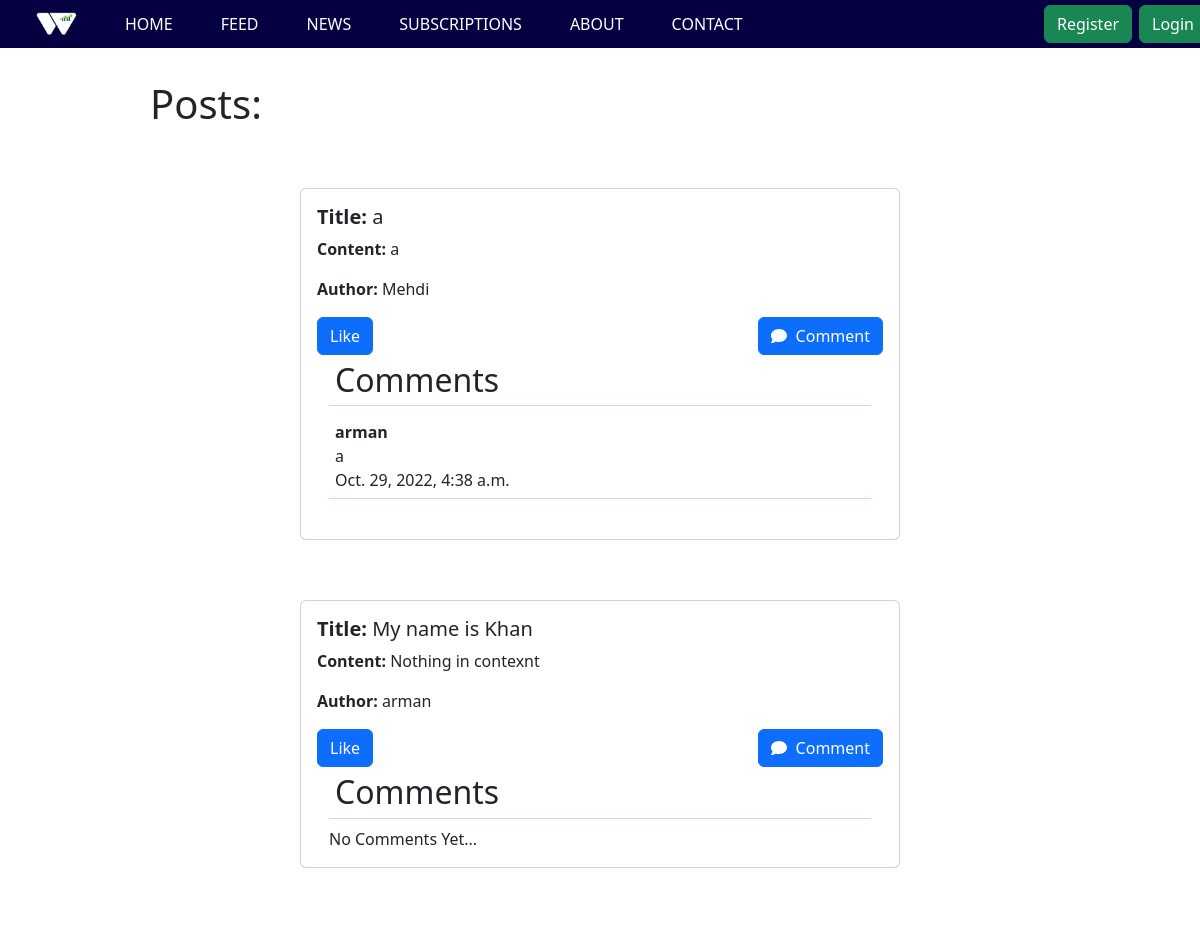
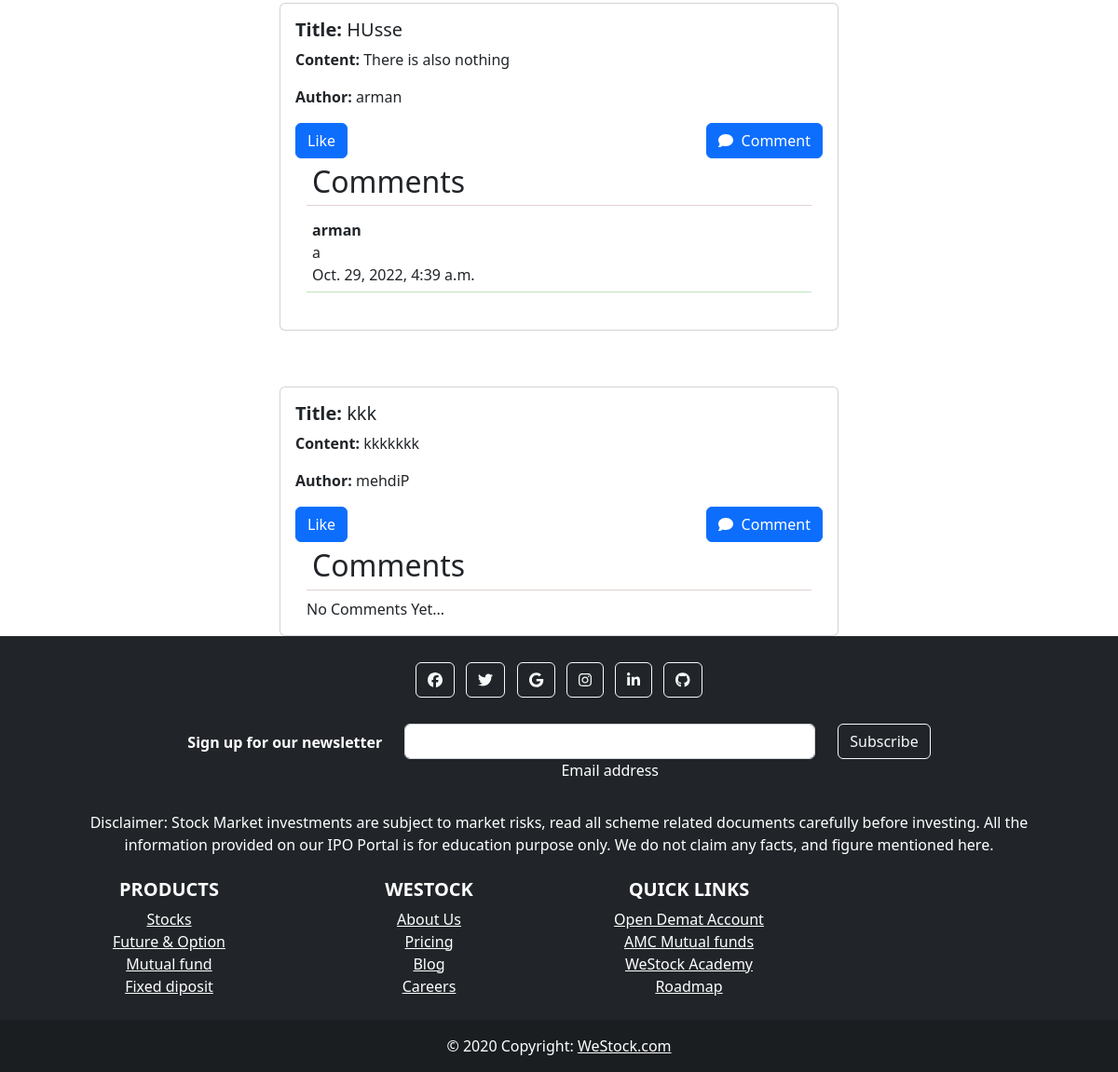
/feed/, run on the app's committed database (2 pictures, top to bottom).
### wesapp/models.py (models this page shows, shortened)
class Post(models.Model):
    title = models.CharField(max_length=255)
    header_image = models.ImageField(
        null=True, blank=True, upload_to="images/")
    author = models.CharField(max_length=13)
    content2 = models.TextField()
    likes = models.ManyToManyField(User, related_name='blog_posts',)
    REQUIRED_FIELDS = ["title", "author"]

class Comment(models.Model):
    post = models.ForeignKey(
        Post, related_name="comments", on_delete=models.CASCADE)
    name = models.CharField(max_length=255)
    body = models.TextField()
    date_added = models.DateTimeField(auto_now_add=True)

### wesapp/views.py (the view)
# urls.py: path('feed/', HomeView.as_view(), name='feed'),
class HomeView(ListView):
    model = Post
    template_name = 'feed.html'

### wesapp/templates/feed.html (shortened to what this page needs)
    {% extends 'base.html' %}
    {% block content %}
    {% if request.user.is_authenticated %}
<style>
  .edit{
    display: flex;
    flex-direction: row;
    justify-content: space-between;
  }
    .posts{
        padding: 10px;
        margin: 13px;
        box-shadow: rgba(0, 0, 0, 0.35) 0px 5px 15px;
    }
    .containerr{
        display: flex;
        flex-direction: row;
        margin-top: 94px;
        justify-content: space-between;
    }
    .card{
        margin-top: 30px;
        margin-left: 300px;
    }
    .like{
        display: flex;
        justify-content: space-between;
    }
    .commentt{
      display: flex;
      justify-content: space-between;
    }
    .com{
margin-top: 33px;
border: 1px solid rgb(224, 210, 210);
    }
</style>
<div class="containerr container">
    <h1  >Posts:</h1>
    <div>
      <a href="{% url 'add_post' %}"><button class="btn btn-primary">ADD POST</button></a>
    <a href="{% url 'mypost' %}"><button class="btn btn-success">MY POST</button></a>
    </div>
</div>
{% for post in object_list %}
<div class="card w-50 ">
    <div class="card-body">
      <div class="edit">
        <h5 class="card-title"><strong>Title:</strong>
          {{post.title}}</h5>
          {% if post.author == request.user.username %}
          <div class="edit_delete">
            <a class="btn btn-danger" href="{% url 'update_post' post.pk %}">Edit</a class="btn btn-danger">
          <a class="btn btn-danger" href="{% url 'delete_post' post.pk %}">Delete</a class="btn btn-danger">
          </div>
          {% endif %}
      </div>
      <p> <strong>Content:</strong> {{post.content2}} </p>
      <p class="card-text"><strong>Author:</strong> {{ post.author}}</p>
      <p style="margin-bottom: 5px;">{{ post.total_likes }} like{{ post.total_likes|pluralize }}</p>
      <div class="like">
      <form action="{% url 'like_post' %}" method="post">
        {% csrf_token %}
        {% if post.is_liked %}
        <button type="submit" name="post_id" value="{{ post.id }}" class="btn btn-primary">Dislike</button>
        {% else %}
        <button type="submit" name="post_id" value="{{post.id}}" class="btn btn-primary">Like</button>
        {% endif %}
      </form>
      <a href="{% url 'add_comment' post.pk %}" class="btn btn-primary"><i class="fa fa-thin fa-comment"></i>&nbsp; Comment</a>
      </div>
      <div class="container-fluid com">
        <h2 style="border-bottom: 1px solid rgb(226, 208, 208); padding: 6px;">Comments</h2>
        {% if not post.comments.all %}
        No Comments Yet...
        {% else %}
        {% for comment in post.comments.all %}
        <div style="border-bottom: 1px solid rgb(190, 231, 190); padding: 6px;">
          <strong>{{ comment.name }}</strong>
        <div class="commentt">
          <div>{{ comment.body }}</div>
        <div>{{ comment.date_added}}</div>
        </div>
        </div>
        {% endfor %}
        {% endif %}
        <br>
      </div>
    </div>
  </div>
{% endfor %}
    {% else %}
<h1 style="margin-top: 80px; margin-left:150px" >Posts:</h1>
    {% for post in object_list %}
    <div class="card w-50 ">
        <div class="card-body">
          <h5 class="card-title"><strong>Title:</strong>
            {{post.title}}</h5>
            <p> <strong>Content:</strong> {{ post.content2}} </p>
          <p class="card-text"><strong>Author:</strong> {{ post.author}}</p>
          <div class="like">
            <form action="{% url 'like_post' %}" method="post">
              <button  type="submit" name="post_id" value="{{post.id}}" class="btn btn-primary">Like</button>
            </form>
      <a href="{% url 'add_comment' post.pk %}" class="btn btn-primary"><i class="fa fa-thin fa-comment"></i>&nbsp; Comment</a>
    </div>
    <div class="container-fluid com">
      <h2 style="border-bottom: 1px solid rgb(226, 208, 208); padding: 6px;">Comments</h2>
      {% if not post.comments.all %}
      No Comments Yet...
      {% else %}
      {% for comment in post.comments.all %}
      <div style="border-bottom: 1px solid rgb(190, 231, 190); padding: 6px;">
        <strong>{{ comment.name }}</strong>
      <div class="commentt">
        <div>{{ comment.body }}</div>
      <div>{{ comment.date_added}}</div>
      </div>
      </div>
      {% endfor %}
      {% endif %}
      <br>
    </div>
  </div>
</div>
      {% endfor %}
    {% endif %}
    {% endblock  %}

### wesapp/templates/base.html
{% include 'home.html' %}
 {% block  content %}
 {% endblock  %}
 {% include 'footer.html' %}

### wesapp/templates/home.html (shortened to what this page needs)
<!doctype html>
<html lang="en">
  <head>
    <link href="https://cdn.jsdelivr.net/npm/bootstrap@5.2.2/dist/css/bootstrap.min.css" rel="stylesheet">
  </head>
  <body>
        {% if request.user.is_authenticated %}
        <div>
          <div style="background-color: #040041; " class="container-fluid  fixed-top mb-5 text-white p-1 ">
      <header class="d-flex  flex-wrap align-items-center  justify-content-center text-white justify-content-md-between py-1  ">
        <ul class="nav col-12 col-md-auto mb-2 justify-content-center mb-md-0">
          <li><a href="/"><img  src="/static/images/WeStock.png" height="39px" width="89px" class="nav-link text-white  link-success px-4 "  >
          </img></a></li>
          <li><a href="/" class="nav-link text-white  link-success px-4 "  >
                     HOME</a></li>
                     <li><a href="{% url 'feed' %}" class="nav-link text-white link-success px-4 " >
                      FEED</a>
                      <li><a href="/news" class="text-white nav-link link-success px-4 ">
                        NEWS</a></li>
          <li><a href="{% url 'premium_access' %}" class="nav-link text-white link-success px-4 " >
                     PREMIUM ACCESS</a>
                     </li>
                     <li><a href="{% url 'subscription' %}" class="nav-link text-white link-success px-4 " >
                      SUBSCRIPTIONS</a>
                      </li>
          <li><a  href="{% url 'about' %}" class="nav-link text-white link-success px-4 "  >
                     ABOUT</a></li>
          <li><a href="/contact" class="nav-link text-white link-success px-4 ">
                     CONTACT</a></li>
                    </ul>
        <div class=" text-end logoutt ">
         <li style="list-style: none;"><a href="{% url 'profile' %} "class=" nav-link text-white px-2 pt-2 link-success  "> Welcome, <span style=" text-transform: uppercase " >{{request.user.username}}</span></a></li>
          <a  href={% url 'logout_user' %} type="button" class=" btn btn-success ">Logout</a>
      </div>
      {% else %}
      <div>
        <div style="background-color: #040041;" class="container-fluid fixed-top mb-5 text-white ">
    <header class="d-flex  flex-wrap align-items-center  justify-content-center text-white justify-content-md-between py-1 mb- ">
      <ul class="nav col-12 col-md-auto mb-2 justify-content-center mb-md-0">
        <li><a href="/"><img  src="/static/images/WeStock.png" height="39px" width="89px" class="nav-link text-white  link-success px-4 "  >
        </img></a></li>
        <li><a href="/" class="nav-link text-white  link-success px-4 "  >
                   HOME</a></li>
                   <li><a href="{% url 'feed' %}" class="nav-link text-white link-success px-4 " >
                    FEED</a>
                    </li>
                    <li><a href="/news" class="text-white nav-link link-success px-4 ">
                      NEWS</a></li>
        <li><a href="{% url 'subscription' %}" class="nav-link text-white link-success px-4 " >
                   SUBSCRIPTIONS</a>
                   </li>
        <li><a  href="{% url 'about' %}" class="nav-link text-white link-success px-4 "  >
                   ABOUT</a></li>
        <li><a href="/contact" class="nav-link text-white link-success px-4 ">
                   CONTACT</a></li>
      </ul>
      <div class="col-md-3 text-end">
      <div style="margin-left: 150px;" class="col-md-3 text-end logoutt">
                  <a href={% url 'register' %} type="button" class="btn btn-success ">Register</a>
        <a href={% url 'login_user' %} type="button" class="btn btn-success ">Login</a>
      {% endif %}
    </header>
  </div>
    </div>
  </body>
</html>

### wesapp/templates/footer.html (shortened to what this page needs)
<!DOCTYPE html>
<html lang="en">
<head>
    <link href="https://cdn.jsdelivr.net/npm/bootstrap@5.2.2/dist/css/bootstrap.min.css" rel="stylesheet">
    <link rel="stylesheet" href="https://cdnjs.cloudflare.com/ajax/libs/font-awesome/6.2.0/css/all.min.css">
</head>
<body>
<footer  class="bg-dark  text-center text-white ">
    <div class="container p-4">
      <section class="mb-4">
        <a class="btn btn-outline-light btn-floating m-1" href="https://www.linkedin.com/in/mehdi-alam-9411751b7/" role="button"
          ><i class="fa-brands fa-facebook"></i></a>
        <a class="btn btn-outline-light btn-floating m-1" href="https://www.linkedin.com/in/mehdi-alam-9411751b7/" role="button"
          ><i class="fab fa-twitter"></i
        ></a>
        <a class="btn btn-outline-light btn-floating m-1" href="https://www.linkedin.com/in/mehdi-alam-9411751b7/" role="button"
          ><i class="fab fa-google"></i
        ></a>
        <a class="btn btn-outline-light btn-floating m-1" href="https://www.instagram.com/mehdi___12_/" role="button"
          ><i class="fab fa-instagram"></i
        ></a>
        <a class="btn btn-outline-light btn-floating m-1" href="https://www.linkedin.com/in/mehdi-alam-9411751b7/" role="button"
          ><i class="fab fa-linkedin-in"></i
        ></a>
        <a class="btn btn-outline-light btn-floating m-1" href="#!" role="button"
          ><i class="fab fa-github"></i
        ></a>
      </section>
      <section class="">
        <form action="">
          <div class="row d-flex justify-content-center">
            <div class="col-auto">
              <p class="pt-2">
                <strong>Sign up for our newsletter</strong>
              </p>
            </div>
            <div class="col-md-5 col-12">
              <div class="form-outline form-white mb-4">
                <input type="email" id="form5Example21" class="form-control" />
                <label class="form-label" for="form5Example21">Email address</label>
              </div>
            </div>
            <div class="col-auto">
              <button type="submit" class="btn btn-outline-light mb-4">
                Subscribe
              </button>
            </div>
          </div>
        </form>
      </section>
      <section class="mb-4">
        <p>
          Disclaimer: Stock Market investments are subject to market risks, read all scheme related documents carefully before investing. All the information provided on our IPO Portal is for education purpose only. We do not claim any facts, and figure mentioned here.
        </p>
      </section>
      <section class="">
        <div class="row">
          <div class="col-lg-3 col-md-6 mb-4 mb-md-0">
            <h5 class="text-uppercase"><strong>PRODUCTS</strong></h5>
            <ul class="list-unstyled mb-0">
              <li>
                <a href="#!" class="text-white">Stocks</a>
              </li>
              <li>
                <a href="#!" class="text-white">Future & Option</a>
              </li>
              <li>
                <a href="#!" class="text-white">Mutual fund</a>
              </li>
              <li>
                <a href="#!" class="text-white">Fixed diposit</a>
              </li>
            </ul>
          </div>
          <div class="col-lg-3 col-md-6 mb-4 mb-md-0">
            <h5 class="text-uppercase"><strong>WeStock</strong></h5>
            <ul class="list-unstyled mb-0">
              <li>
                <a href="#!" class="text-white">About Us</a>
              </li>
              <li>
                <a href="#!" class="text-white">Pricing</a>
              </li>
              <li>
                <a href="#!" class="text-white">Blog</a>
              </li>
              <li>
                <a href="#!" class="text-white">Careers</a>
              </li>
            </ul>
          </div>
          <div class="col-lg-3 col-md-6 mb-4 mb-md-0">
            <h5 class="text-uppercase"><strong>QUICK LINKS</strong></h5>
            <ul class="list-unstyled mb-0">
              <li>
                <a href="#!" class="text-white">Open Demat Account</a>
              </li>
              <li>
                <a href="#!" class="text-white">AMC Mutual funds</a>
              </li>
              <li>
                <a href="#!" class="text-white">WeStock Academy</a>
              </li>
              <li>
                <a href="#!" class="text-white">Roadmap</a>
              </li>
            </ul>
          </div>
        </div>
      </section>
    </div>
    <div class="text-center p-3" style="background-color: rgba(0, 0, 0, 0.2);">
      © 2020 Copyright:
      <a class="text-white" href="https://mdbootstrap.com/">WeStock.com</a>
    </div>
  </footer>
</body>
</html>

### wesapp/templates/home.html (style rules this page uses)
.logoutt { display: flex; gap: 7px; }

### wesapp/templates/feed.html (style rules this page uses)
.card { margin-top: 60px; margin-left: 300px; }
.like { display: flex; justify-content: space-between; }

### data on the page
Post: title "a", content2 "a", author "Mehdi", {{ post.id }} 62 (drawn)
Comment: name "arman", body "a", date_added "Oct. 29, 2022, 4:38 a.m."
Post: title "My name is Khan", content2 "Nothing in contexnt", author "arman", {{ post.id }} 64 (drawn), shows "No Comments Yet..."
Post: title "HUsse", content2 "There is also nothing", author "arman", {{ post.id }} 65 (drawn)
Comment: name "arman", body "a", date_added "Oct. 29, 2022, 4:39 a.m."
Post: title "kkk", content2 "kkkkkkk", author "mehdiP", {{ post.id }} 68 (drawn), shows "No Comments Yet..."
